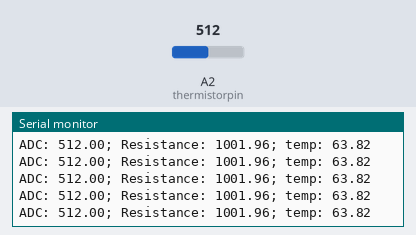
Recording of a sketch running on a simulated Arduino Uno, built with avr-gcc and run on an emulated ATmega328P. Parts: the last lines printed to the serial monitor. The test bench sets the inputs (shaded band); at power-on: A2 (thermistorpin) = 512.

Above: at 1.2 s.
1.3 s: A2 (thermistorpin) set to 499
At 1.37 s:
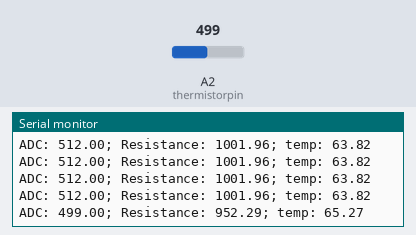
10.3 s: A2 (thermistorpin) set to 257
At 10.34 s:
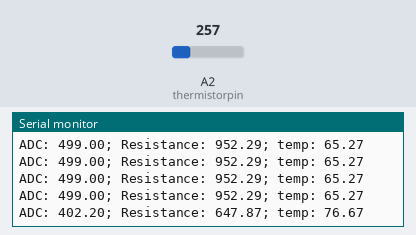
11.8 s: A2 (thermistorpin) set to 229
At 11.8 s:
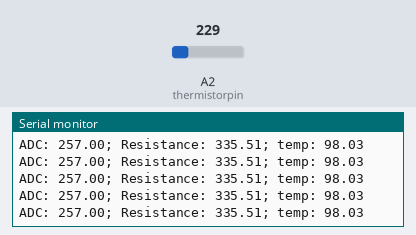
14.8 s: A2 (thermistorpin) set to 982
At 14.84 s:
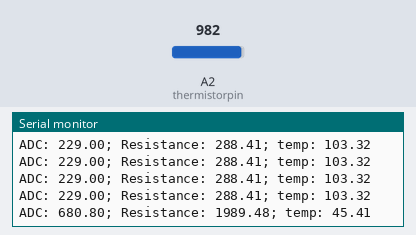
16.3 s: A2 (thermistorpin) set to 1000
At 16.31 s:
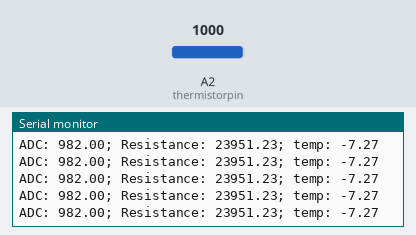
Timing chart, 0 to 19.3 s (numbered marks = the images above; inputs shaded):
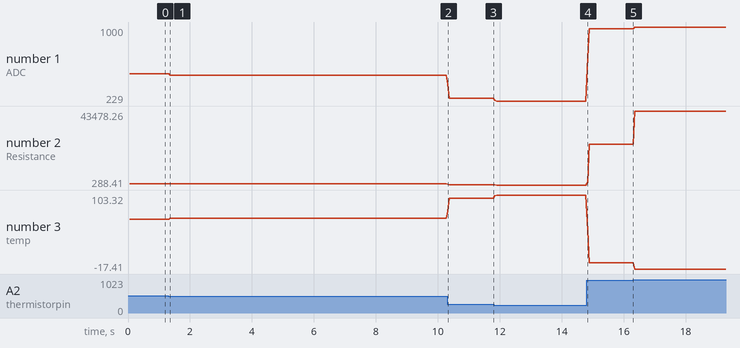

Measured:
- after the input at 1.3 s, the serial monitor: prints a new line after 0.06 s (image 1)
- after the input at 10.3 s, the serial monitor: prints a new line at once (image 2)
- after the input at 14.8 s, the serial monitor: prints a new line at once (image 4)
- plotted number 1: 512 → 499 after the input at 1.3 s, 499 → 257 after the input at 10.3 s, 257 → 229 after the input at 11.8 s, 229 → 982 after the input at 14.8 s, 982 → 1000 after the input at 16.3 s
- plotted number 2: 1001.96 → 952.29 after the input at 1.3 s, 952.29 → 335.51 after the input at 10.3 s, 335.51 → 288.41 after the input at 11.8 s, 288.41 → 23951.23 after the input at 14.8 s, 23951.23 → 43478.26 after the input at 16.3 s
- plotted number 3: 63.82 → 65.27 after the input at 1.3 s, 65.27 → 98.03 after the input at 10.3 s, 98.03 → 103.32 after the input at 11.8 s, 103.32 → -7.27 after the input at 14.8 s, -7.27 → -17.41 after the input at 16.3 s

The sketch:

thermistor.ino
```cpp
const int thermistorpin = 2;

const int SAMPLES = 5;

const double kelvin = 273.15;
const double resistor = 1000;
const double b = 4000; // est
const double t0 = 25;
const double thermistorbase = 4700;

void setup() {
  analogReference(EXTERNAL);

  Serial.begin(9600);
}

void loop() {
  double sum = 0;
  for(int i = 0; i < SAMPLES; i++) {
    sum += analogRead(thermistorpin);
    delay(10);
  }
  double avg = sum / SAMPLES;

  double resistance = resistor / ((1023.0 / avg) - 1.0);

  double rinf = thermistorbase * exp(- b / (t0 + kelvin));
  double temp = b / log(resistance / rinf) - kelvin;

  Serial.print("ADC: ");
  Serial.print(avg);

  Serial.print("; Resistance: ");
  Serial.print(resistance);

  Serial.print("; temp: ");
  Serial.println(temp);

}
```
